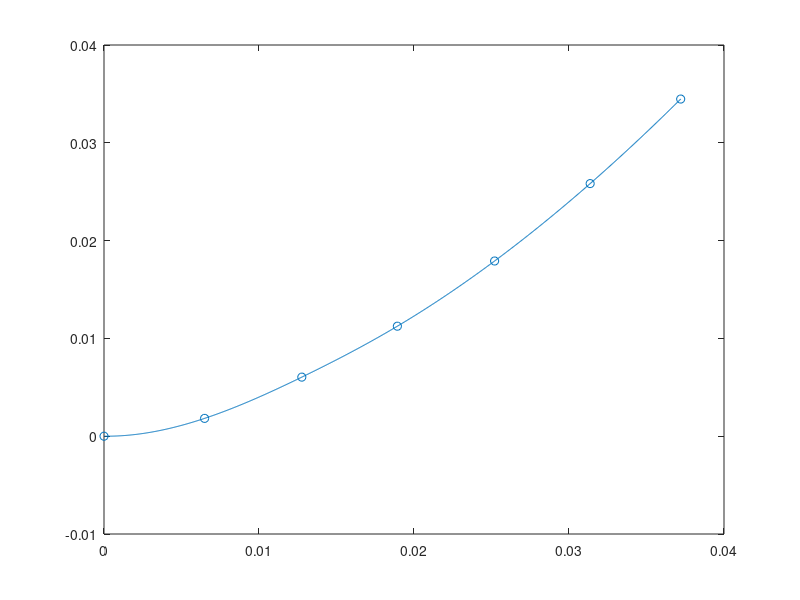
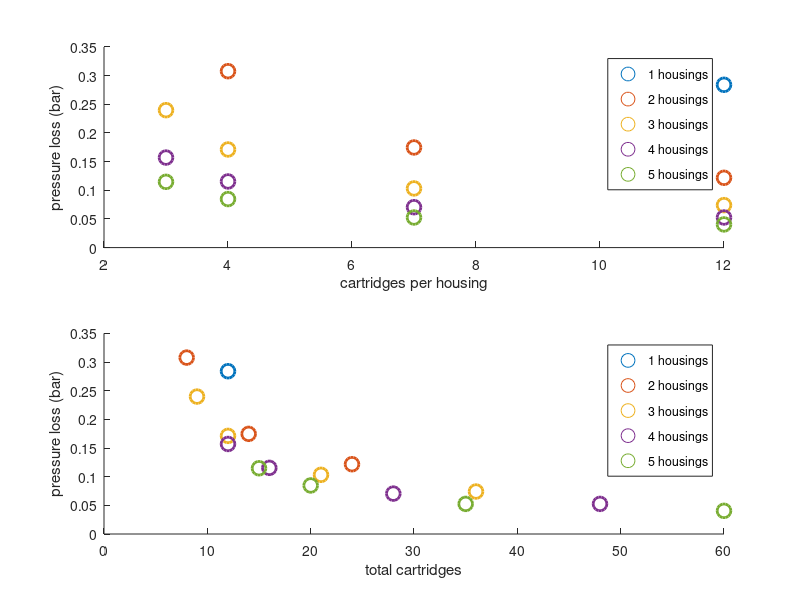
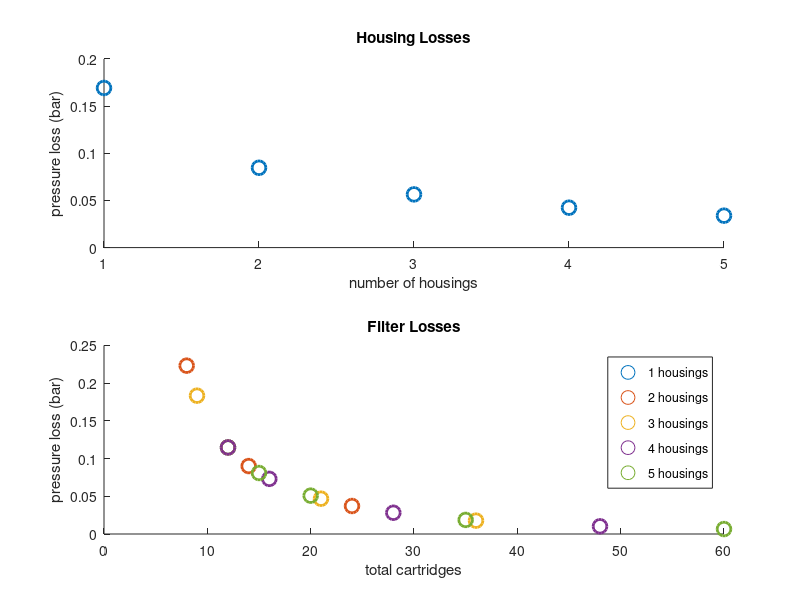

Here is the MATLAB script that generated these plots, in order:
%% Shelco string wound filters
if 0
filtSize = [3
5
10
20
30
50
75];

R = [0.998840622978554
0.507517074676804
0.330591973978289
0.228994770518389
0.182111279525073
0.149136500173677
0.122774616726664];

filtSizeInterp = linspace(0.5,100,1e3);
Rinterp_linear = interp1(filtSize,R,filtSizeInterp,'linear');
Rinterp_makima = interp1(filtSize,R,filtSizeInterp,'makima');
Rinterp_linearExp = exp(interp1(log(filtSize),log(R),log(filtSizeInterp),'linear'));
Rinterp_makimaExp = exp(interp1(log(filtSize),log(R),log(filtSizeInterp),'makima'));

figure
% loglog(filtSizeInterp,Rinterp_linear)
% hold on
% loglog(filtSizeInterp,Rinterp_makima)
loglog(filtSizeInterp,Rinterp_linearExp)
hold on
loglog(filtSizeInterp,Rinterp_makimaExp)
scatter(filtSize,R);

legend('linear','makima','linear, exp','makima, exp','data')
end

%% Shelco High flow filters

% 5um filters, 60"
flow_ShelcoHFC5u60in = [0
102.857142857143
202.285714285714
300
399.428571428571
497.142857142857
589.714285714285]/15850.3; % [(gpm) -> m^3/s]

pdiff_ShelcoHFC5u60in = [0
0.264350453172205
0.876132930513595
1.63141993957704
2.59818731117825
3.74622356495468
5]*6894.757; % [(psi) -> Pa]

flow_interp = linspace(0,max(flow_ShelcoHFC5u60in), 1e3);
pdiff_interp = interp1(flow_ShelcoHFC5u60in,pdiff_ShelcoHFC5u60in,flow_interp,'spline');

figure

plot(flow_interp,1e-6*pdiff_interp)
hold on
scatter(flow_ShelcoHFC5u60in,1e-6*pdiff_ShelcoHFC5u60in);

%% Shelco High Flow Multi-Cartridge Housings (3, 4, 7, or 12 cartridges)
R_6F = 0.00450839456109*6894.757*15850.3; % [(psi/gpm) -> Pa/(m^3/s)]
R_8F = 0.001718715182745*6894.757*15850.3; % [(psi/gpm) -> Pa/(m^3/s)]
R_10F = 0.001170833178906*6894.757*15850.3; % [(psi/gpm) -> Pa/(m^3/s)]
R_12F = 0.000673426200783*6894.757*15850.3; % [(psi/gpm) -> Pa/(m^3/s)]


%%
rho = 1000;
D = 0.23;
theta_dot = 1; % [rad/s]
q = D*theta_dot; % [m^3/s]
%R_10 = (R(3))*6894.757*15850.3; % [(psi/gpm) -> Pa/(m^3/s)]
d_1 = 0.2; % [m]
A_1 = pi/4*d_1^2;

d_N = 1*2.54/100; % [m]
A_N = pi/4*d_N^2;

% minor losses
k_enteranceFlush = 0.5;
k_exitFlush = 1;

N_cart = [3,4,7,12];
N_housing = 1:5;
dp_filter = zeros(numel(N_cart),numel(N_housing));
dp_housing = zeros(numel(N_cart),numel(N_housing));
dp_minor = zeros(numel(N_cart),numel(N_housing));
dp_total = zeros(numel(N_cart),numel(N_housing));
for i = 1:numel(N_cart)
    for j = 1:numel(N_housing)
        dp_filter(i,j) = interp1(flow_ShelcoHFC5u60in, ...
                                 pdiff_ShelcoHFC5u60in, ...
                                 q/N_housing(j)/N_cart(i),'spline');
        if q/N_housing(j)/N_cart(i) > 500/15850.3
            dp_filter(i,j) = NaN;
        end
        dp_housing(i,j) = R_12F*q/N_housing(j);
        % dp_minor(i,j) = rho/2*(k_exitFlush*(q/A_1)^2 + k_enteranceFlush*(q/N(iN)/A_N)^2);
        dp_total(i,j) = dp_minor(i,j) + dp_filter(i,j) + dp_housing(i,j);
    end
end

%%

figure
subplot(2,1,1)
for j = 1:numel(N_housing) 
    scatter(N_cart,1e-5*dp_total(:,j),100,'LineWidth',2)
    hold on
    leg(j) = {[num2str(N_housing(j)),' housings']};
end
ylabel("pressure loss (bar)")
xlabel('cartridges per housing')
legend(leg)

subplot(2,1,2)
hold on
for j = 1:numel(N_housing) 
    scatter(N_cart.*N_housing(j),1e-5*dp_total(:,j),100,'LineWidth',2)
    hold on
    leg(j) = {[num2str(N_housing(j)),' housings']};
end
ylabel("pressure loss (bar)")
xlabel('total cartridges')
legend(leg)

figure
subplot(2,1,1)
scatter(N_housing,1e-5*dp_housing(1,:),100,'LineWidth',2)
ylabel("pressure loss (bar)")
xlabel('number of housings')
title('Housing Losses')

subplot(2,1,2)
hold on
for j = 1:numel(N_housing) 
    scatter(N_cart.*N_housing(j),1e-5*dp_filter(:,j),100,'LineWidth',2)
    hold on
    leg(j) = {[num2str(N_housing(j)),' housings']};
end
ylabel("pressure loss (bar)")
xlabel('total cartridges')
legend(leg)
title('Filter Losses')